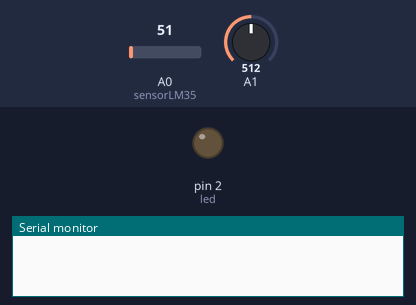
A sketch run on a simulated Arduino Uno, built with avr-gcc and run on an emulated ATmega328P. On the bench: output pins drawn as LEDs (lit = HIGH), the last lines printed to the serial monitor. The test bench sets the inputs (shaded band); at power-on: A0 (sensorLM35) = 51, A1 = 512.

Above: at 0.1 s.
At 0.6 s:
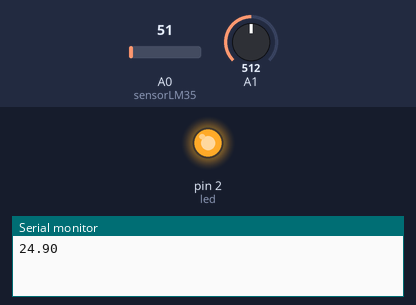
Timing chart, 0 to 2.1 s (numbered marks = the images above):
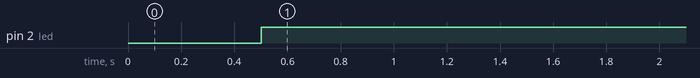

Measured:
- by itself, pin 2 (led): LOW → HIGH at 0.50 s

The sketch:

temperatura.ino
```cpp
#define led 2
//#define ledVerde 3
const int sensorLM35 = A0;
float temperaturaC = 0;
void setup()
{
  pinMode(led, OUTPUT);
  //pinMode(ledVerde, OUTPUT);
  Serial.begin(9600);
}

void loop()
{
  int poten;
  analogRead (A1);
  poten = analogRead (A1);
  //Serial.println(poten);

  int valorSensor = analogRead(sensorLM35);
  float tensao = (valorSensor / 1024.0) * 5.0;
  temperaturaC = (tensao) * 100.0;
  delay(500);
  //valor central: 12
  Serial.println(temperaturaC);
  if (poten >= 511) {
    digitalWrite(led, HIGH);
  }
  else if (poten <= 511) {
    digitalWrite(led, LOW);
  }
}
```
